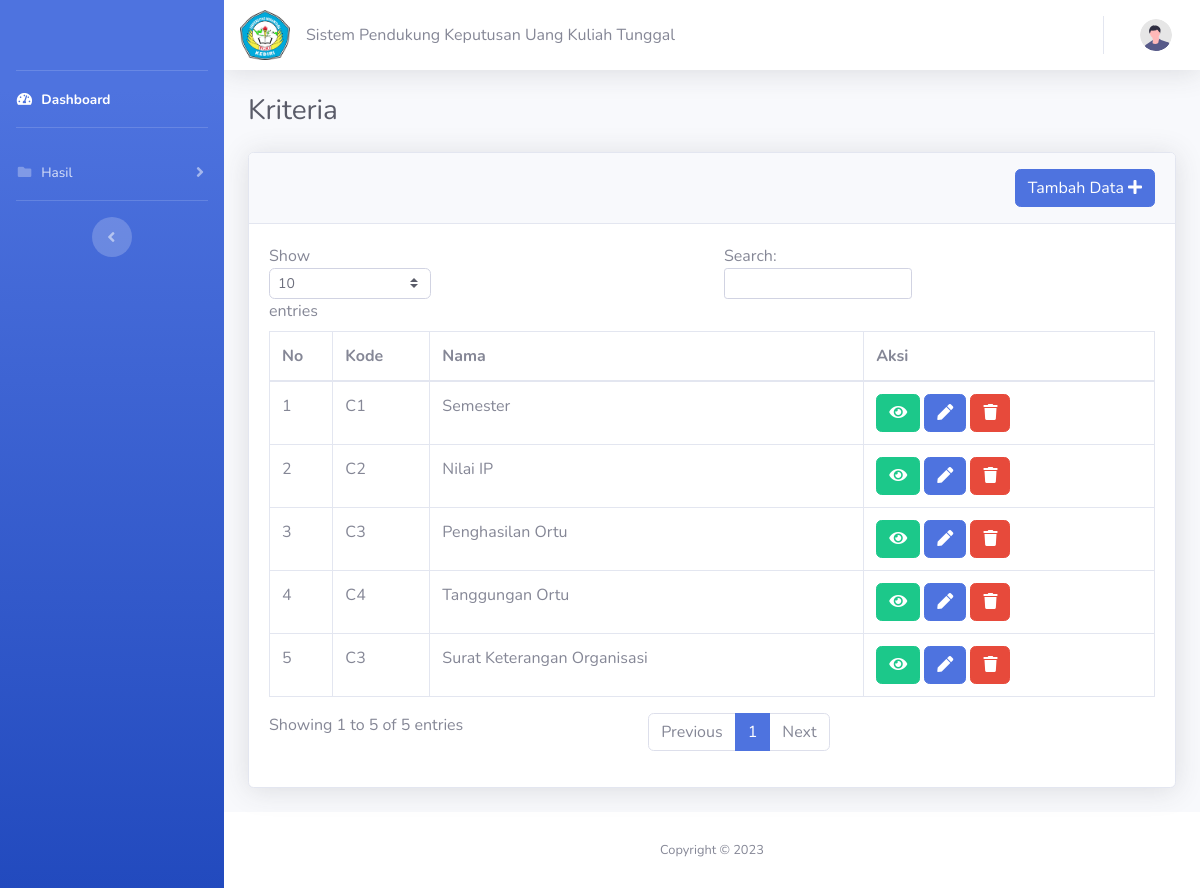
The page /index.php/kriteria on the database its author committed.
### tables this page shows
CREATE TABLE `tb_kriteria` (
  `id_kriteria` int(11) NOT NULL,
  `kode_kriteria` varchar(255) DEFAULT NULL,
  `nama_kriteria` varchar(255) DEFAULT NULL
);

### application/controllers/Kriteria.php (called while the page is built, shortened)
<?php
class Kriteria extends CI_Controller
{
    public function __construct()
    {
        $this->load->model('MKriteria');
        $this->load->library('form_validation');
    }
    public function index()
    {
        $data['kriteria'] = $this->MKriteria->getAll();
        $this->load->view('Themes/Header', $data);
        $this->load->view('Themes/Menu');
        $this->load->view('Kriteria/Index');
        $this->load->view('Themes/Footer');
        $this->load->view('Themes/Scripts');
    }
}

### index.php (called while the page is built, shortened)
<?php
require_once BASEPATH.'core/CodeIgniter.php';

### application/models/MKriteria.php (called while the page is built, shortened)
<?php
class MKriteria extends CI_Model
{
    public function getAll()
    {
        $query = $this->db->get('tb_kriteria');
        return $query->result_array();
    }
}

### application/views/Kriteria/Index.php (the view, shortened to what this page needs)
<div class="container-fluid">
    <div class="d-sm-flex align-items-center justify-content-between mb-4">
        <h1 class="h3 mb-0 text-gray-800">Kriteria</h1>
    </div>
    <div class="card shadow mb-4">
        <div class="card-header py-3">
            <a href="<?= base_url('add-kriteria') ?>" class="btn btn-primary float-right">Tambah Data <i class="fas fa-plus"></i></a>
        </div>
        <div class="card-body">
            <div class="table-responsive">
                <table class="table table-bordered" id="dataTable" width="100%" cellspacing="0">
                    <thead>
                        <tr>
                            <th>No</th>
                            <th>Kode</th>
                            <th>Nama</th>
                            <th>Aksi</th>
                        </tr>
                    </thead>
                    <tbody>
                        <?php $no = 1;
                        foreach ($kriteria as $data) : ?>
                            <tr>
                                <td><?= $no++ ?></td>
                                <td><?= $data['kode_kriteria'] ?></td>
                                <td><?= $data['nama_kriteria'] ?></td>
                                <td>
                                    <a href="<?= base_url('detailkriteria/') . $data['id_kriteria'] ?>" class="btn btn-success" title="Detail"><i class="fas fa-eye"></i></a>
                                    <a href="<?= base_url('update-kriteria/' . $data['id_kriteria']) ?>" class="btn btn-primary" title="Ubah"><i class="fas fa-pen"></i></a>
                                    <a href="<?= base_url('delete-kriteria/' . $data['id_kriteria']) ?>" class="btn btn-danger" title="Hapus" onclick="return confirm('Yakin akan menghapus data?')"><i class="fas fa-trash"></i></a>
                                </td>
                            </tr>
                        <?php endforeach; ?>
                    </tbody>
                </table>
            </div>
        </div>
    </div>
</div>

### rows shown on the page
tb_kriteria: kode_kriteria "C1", nama_kriteria "Semester"
tb_kriteria: kode_kriteria "C2", nama_kriteria "Nilai IP"
tb_kriteria: kode_kriteria "C3", nama_kriteria "Penghasilan Ortu"
tb_kriteria: kode_kriteria "C4", nama_kriteria "Tanggungan Ortu"
tb_kriteria: kode_kriteria "C3", nama_kriteria "Surat Keterangan Organisasi"
